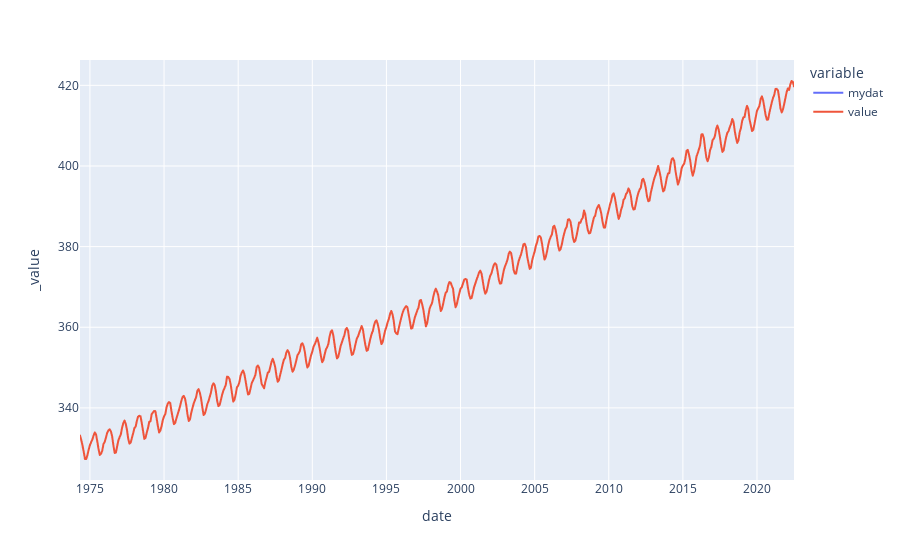

Write notebook code for a chart like this one.
### Markdown cell above
# Daten interpoliert

### Code cell
df_3 = df.copy()
df_3['value'] = df_3['mydat'].interpolate(method='spline', order=3)
plot_df_3 = px.line(df_3)
plot_df_3.show()

### Figure 1 — Plotly figure (JSON) as saved in the notebook; plotly's stock layout.template omitted (floating-point values rounded to 4 significant figures; data arrays with more than 128 entries replaced by an {"elided": "..."} marker saying what was removed)
{"data": [{"hovertemplate": "variable=mydat<br>date=%{x}<br>_value=%{y}<extra></extra>", "legendgroup": "mydat", "line": {"color": "#636efa", "dash": "solid"}, "marker": {"symbol": "circle"}, "mode": "lines", "name": "mydat", "showlegend": true, "type": "scattergl", "x": {"elided": "579 str values"}, "xaxis": "x", "y": {"elided": "579 float values"}, "yaxis": "y"}, {"hovertemplate": "variable=value<br>date=%{x}<br>_value=%{y}<extra></extra>", "legendgroup": "value", "line": {"color": "#EF553B", "dash": "solid"}, "marker": {"symbol": "circle"}, "mode": "lines", "name": "value", "showlegend": true, "type": "scattergl", "x": {"elided": "579 str values"}, "xaxis": "x", "y": {"elided": "579 float values"}, "yaxis": "y"}], "layout": {"legend": {"title": {"text": "variable"}, "tracegroupgap": 0}, "margin": {"t": 60}, "xaxis": {"anchor": "y", "domain": [0, 1], "title": {"text": "date"}}, "yaxis": {"anchor": "x", "domain": [0, 1], "title": {"text": "_value"}}}}
